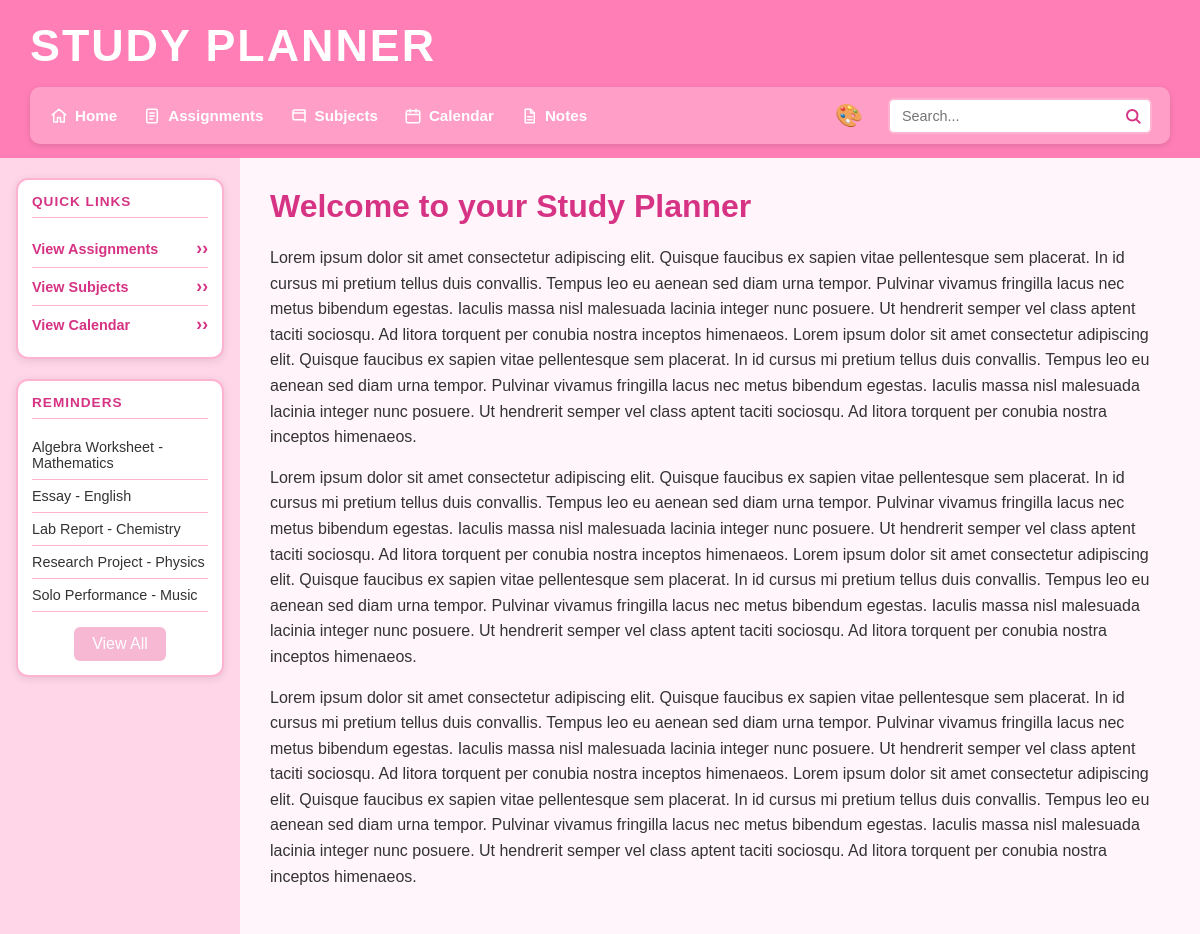
The page / on the database its author committed.
### tables this page shows
CREATE TABLE assignments (id INTEGER PRIMARY KEY AUTOINCREMENT, subject_id INTEGER REFERENCES subjects (id) NOT NULL, user_id INTEGER REFERENCES users (id) NOT NULL, assignment_name TEXT NOT NULL, due_date TEXT (19) NOT NULL, priority TEXT NOT NULL CHECK ((priority IN ('Low', 'Medium', 'High'))), status TEXT (25), notes TEXT, created_at TEXT (19));

CREATE TABLE subjects (id INTEGER PRIMARY KEY AUTOINCREMENT, subject_name TEXT NOT NULL UNIQUE, teacher_name TEXT NOT NULL, room TEXT, credits INTEGER CHECK ((credits > 0)));

### main.py (the view)
@app.route("/")
def index():
    return render_template("index.html")

### main.py (called while the page is built)
def create_connection(db_file):
    try:
        connection = sqlite3.connect(db_file)
        return connection
    except Error as e:
        print(e)
    return None

def get_reminders():
    query = """
        SELECT assignments.assignment_name,
               subjects.subject_name,
               assignments.due_date,
               assignments.priority,
               assignments.status
        FROM assignments
        JOIN subjects
        ON assignments.subject_id = subjects.id
        WHERE assignments.status != 'Complete'
        ORDER BY assignments.due_date ASC
        LIMIT 5
    """
    con = create_connection(DATABASE)
    cur = con.cursor()
    cur.execute(query)
    rows = cur.fetchall()
    con.close()
    return rows

@app.context_processor
def inject_reminders():
    return {"reminders": get_reminders()}

### templates/index.html
{% extends "base.html" %}
{% block main %}
        <h2>Welcome to your Study Planner</h2>
        <p>Lorem ipsum dolor sit amet consectetur adipiscing elit.
                Quisque faucibus ex sapien vitae pellentesque sem placerat.
                In id cursus mi pretium tellus duis convallis.
                Tempus leo eu aenean sed diam urna tempor.
                Pulvinar vivamus fringilla lacus nec metus bibendum egestas.
                Iaculis massa nisl malesuada lacinia integer nunc posuere.
                Ut hendrerit semper vel class aptent taciti sociosqu.
                Ad litora torquent per conubia nostra inceptos himenaeos.
                Lorem ipsum dolor sit amet consectetur adipiscing elit.
                Quisque faucibus ex sapien vitae pellentesque sem placerat.
                In id cursus mi pretium tellus duis convallis.
                Tempus leo eu aenean sed diam urna tempor.
                Pulvinar vivamus fringilla lacus nec metus bibendum egestas.
                Iaculis massa nisl malesuada lacinia integer nunc posuere.
                Ut hendrerit semper vel class aptent taciti sociosqu.
                Ad litora torquent per conubia nostra inceptos himenaeos.</p>
        <p>Lorem ipsum dolor sit amet consectetur adipiscing elit.
                Quisque faucibus ex sapien vitae pellentesque sem placerat.
                In id cursus mi pretium tellus duis convallis.
                Tempus leo eu aenean sed diam urna tempor.
                Pulvinar vivamus fringilla lacus nec metus bibendum egestas.
                Iaculis massa nisl malesuada lacinia integer nunc posuere.
                Ut hendrerit semper vel class aptent taciti sociosqu.
                Ad litora torquent per conubia nostra inceptos himenaeos.
                Lorem ipsum dolor sit amet consectetur adipiscing elit.
                Quisque faucibus ex sapien vitae pellentesque sem placerat.
                In id cursus mi pretium tellus duis convallis.
                Tempus leo eu aenean sed diam urna tempor.
                Pulvinar vivamus fringilla lacus nec metus bibendum egestas.
                Iaculis massa nisl malesuada lacinia integer nunc posuere.
                Ut hendrerit semper vel class aptent taciti sociosqu.
                Ad litora torquent per conubia nostra inceptos himenaeos.</p>
        <p>Lorem ipsum dolor sit amet consectetur adipiscing elit.
                Quisque faucibus ex sapien vitae pellentesque sem placerat.
                In id cursus mi pretium tellus duis convallis.
                Tempus leo eu aenean sed diam urna tempor.
                Pulvinar vivamus fringilla lacus nec metus bibendum egestas.
                Iaculis massa nisl malesuada lacinia integer nunc posuere.
                Ut hendrerit semper vel class aptent taciti sociosqu.
                Ad litora torquent per conubia nostra inceptos himenaeos.
                Lorem ipsum dolor sit amet consectetur adipiscing elit.
                Quisque faucibus ex sapien vitae pellentesque sem placerat.
                In id cursus mi pretium tellus duis convallis.
                Tempus leo eu aenean sed diam urna tempor.
                Pulvinar vivamus fringilla lacus nec metus bibendum egestas.
                Iaculis massa nisl malesuada lacinia integer nunc posuere.
                Ut hendrerit semper vel class aptent taciti sociosqu.
                Ad litora torquent per conubia nostra inceptos himenaeos.</p >
{% endblock %}

### templates/base.html (shortened to what this page needs)
<!DOCTYPE html>
<html lang="en">
<head>
    <link type="text/css" rel="stylesheet" href="/static/css/style.css">
</head>
<body class="theme-{{ request.cookies.get('theme', 'pink') }}">
    <header class="top-header">
        <h1 class="site-title">Study Planner</h1>
        <div class="header-row">
            <div class="nav-bar">
                <nav class="main-nav">
                    <ul>
                        <li>
                            <a href="/">
                                <img src="/static/images/home.svg"
                                     alt="Home"
                                     class="nav-icon">
                                Home
                            </a>
                        </li>
                        <li>
                            <a href="/assignments">
                                <img src="/static/images/assignments.svg"
                                     alt="Assignments"
                                     class="nav-icon">
                                Assignments
                            </a>
                        </li>
                        <li>
                            <a href="/subjects">
                                <img src="/static/images/subjects.svg"
                                     alt="Subjects"
                                     class="nav-icon">
                                Subjects
                            </a>
                        </li>
                        <li>
                            <a href="/calendar">
                                <img src="/static/images/calendar.svg"
                                     alt="Calendar"
                                     class="nav-icon">
                                Calendar
                            </a>
                        </li>
                        <li>
                            <a href="/notes">
                                <img src="/static/images/notes.svg"
                                     alt="Notes"
                                     class="nav-icon">
                                Notes
                            </a>
                        </li>
                    </ul>
                </nav>
                <div class="theme-menu">
                    <span class="theme-icon">🎨</span>
                </div>
                <form class="search-form" method="POST" action="/search">
                    <div class="search-box">
                        <input type="text"
                               name="search"
                               id="search"
                               placeholder="Search...">
                    </div>
                </form>
            </div>
        </div>
    </header>
    <div class="body-container">
        <aside class="sidebar">
            <section class="sidebar-box">
                <h2>Quick Links</h2>
                <ul class="quick-links">
                    <li>
                        <a href="/assignments">View Assignments</a>
                    </li>
                    <li>
                        <a href="/subjects">View Subjects</a>
                    </li>
                    <li>
                        <a href="/calendar">View Calendar</a>
                    </li>
                </ul>
            </section>
            <section class="sidebar-box">
                <h2>Reminders</h2>
                <ul class="reminders">
                    {% for reminder in reminders %}
                    <li>
                        {{ reminder[0] }} - {{ reminder[1] }}
                    </li>
                {% endfor %}
                <a href="/reminders" class="view-all-button">View All</a>
            </ul>
</section>
        </aside>
        <main>
            {% block main %}{% endblock %}
        </main>
    </div>
</body>
</html>

### static/css/style.css (style rules this page uses)
* { box-sizing: border-box; margin: 0; padding: 0; }
:root { --background: #fff5fa; --header: #ff7eb6; --nav: #ff9ec7; --sidebar: #ffd6e8; --primary: #d63384; --border: #ffb3d1; --light: #fff0f6; --hover: #ffe4ef; --white: #ffffff; --text: #333333; --muted: #888888; }
.theme-pink { --background: #fff5fa; --header: #ff7eb6; --nav: #ff9ec7; --sidebar: #ffd6e8; --primary: #d63384; --border: #ffb3d1; --light: #fff0f6; --hover: #ffe4ef; --white: #ffffff; --text: #333333; --muted: #888888; }
.view-all-button { display:block; width: fit-content; margin: 15px auto 0; padding: 8px 18px; color: var(--white); text-decoration: none; border-radius: 6px; text-align: center; }
.theme-pink .view-all-button { background-color: #f6b8d3; }
html, body { height: 100%; }
body { display: flex; flex-direction: column; min-height: 100vh; font-family: Arial, Helvetica, sans-serif; background-color: var(--background); color: var(--text); }
.top-header { background: var(--header); padding: 20px 30px 0; }
.site-title { font-size: 2.8rem; font-weight: 900; letter-spacing: 2px; text-transform: uppercase; color: var(--white); margin-bottom: 0; padding-bottom: 16px; }
.header-row { margin: 0 -30px; padding: 0 30px 14px; background: var(--header); }
.nav-bar { display: flex; align-items: center; justify-content: space-between; flex-wrap: wrap; gap: 12px 20px; width: 100%; background: var(--nav); border-radius: 10px; padding: 10px 18px; box-shadow: 0 2px 6px rgba(0, 0, 0, 0.12); }
.main-nav { flex: 1 1 auto; min-width: 0; display: flex; align-items: center; }
nav ul { display: flex; flex-wrap: wrap; align-items: center; list-style: none; gap: 6px 22px; }
nav a { display: inline-flex; align-items: center; gap: 7px; color: var(--white); text-decoration: none; font-weight: bold; font-size: 0.95rem; padding: 4px 2px; }
.nav-icon { width: 18px; height: 18px; flex-shrink: 0; display: block; }
.theme-menu { position: relative; display: flex; align-items: center; margin-left: 5px; }
.theme-icon { font-size: 1.4rem; cursor: pointer; padding: 5px; }
.search-form { flex: 0 1 clamp(140px, 22vw, 280px); min-width: 120px; margin: 0; display: flex; align-items: center; align-self: center; }
.search-box { position: relative; display: flex; align-items: center; width: 100%; }
.search-box input[type="text"] { width: 100%; padding: 8px 36px 8px 12px; border: 2px solid var(--border); border-radius: 6px; font-size: 0.9rem; background: var(--white); color: var(--text); }
.body-container { display: grid; grid-template-columns: 1fr 4fr; flex: 1; min-height: 0; }
.sidebar { padding: 20px 16px; background: var(--sidebar); display: flex; flex-direction: column; gap: 20px; }
.sidebar-box { border: 2px solid var(--border); border-radius: 12px; padding: 14px; background: var(--white); box-shadow: 0 2px 8px rgba(0, 0, 0, 0.10); }
.sidebar-box h2 { font-size: 0.85rem; font-weight: 900; letter-spacing: 1px; text-transform: uppercase; color: var(--primary); margin-bottom: 12px; padding-bottom: 8px; border-bottom: 1px solid var(--border); }
.quick-links, .reminders { list-style: none; }
.quick-links li, .reminders li { padding: 8px 0; border-bottom: 1px solid var(--border); font-size: 0.9rem; }
.quick-links li:last-child, .reminders li:last-child { border-bottom: none; }
.quick-links li { display: flex; justify-content: space-between; align-items: center; color: var(--primary); font-weight: bold; }
.quick-links a { color: var(--primary); text-decoration: none; display: flex; justify-content: space-between; align-items: center; width: 100%; font-weight: bold; }
.quick-links li::after, .quick-links a::after { content: "›"; font-size: 1.1rem; color: var(--primary); }
main { padding: 30px; background: var(--background); overflow-y: auto; }
main h2 { color: var(--primary); margin-bottom: 20px; font-size: 2rem; }
main p { margin-bottom: 15px; line-height: 1.6; }
input[type="text"] { padding: 8px 10px; border: 2px solid var(--border); border-radius: 6px; background: var(--white); color: var(--text); }
.view-all-button { display: block; width: fit-content; margin: 15px auto 0; padding: 8px 18px; background-color: #ff7eb6; color: white; text-decoration: none; border-radius: 6px; text-align: center; }

### rows shown on the page
assignments: assignment_name "Algebra Worksheet", subject_name "Mathematics"
assignments: assignment_name "Essay", subject_name "English"
assignments: assignment_name "Lab Report", subject_name "Chemistry"
assignments: assignment_name "Research Project", subject_name "Physics"
assignments: assignment_name "Solo Performance", subject_name "Music"
